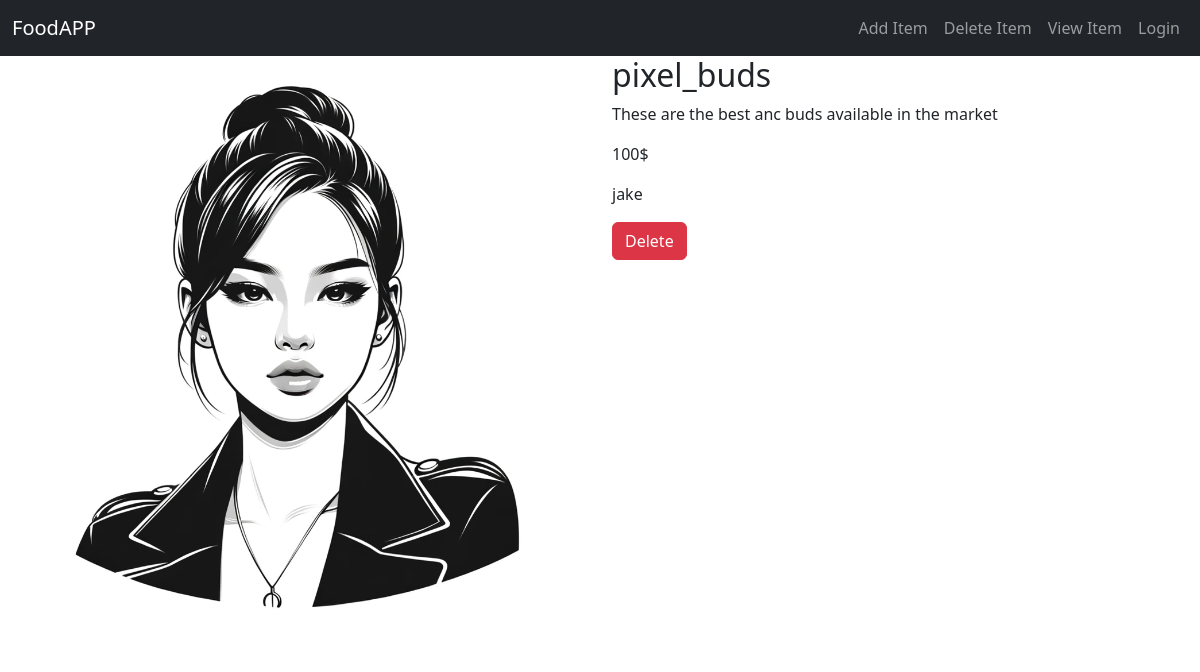
The app's page /food/3/, older data.
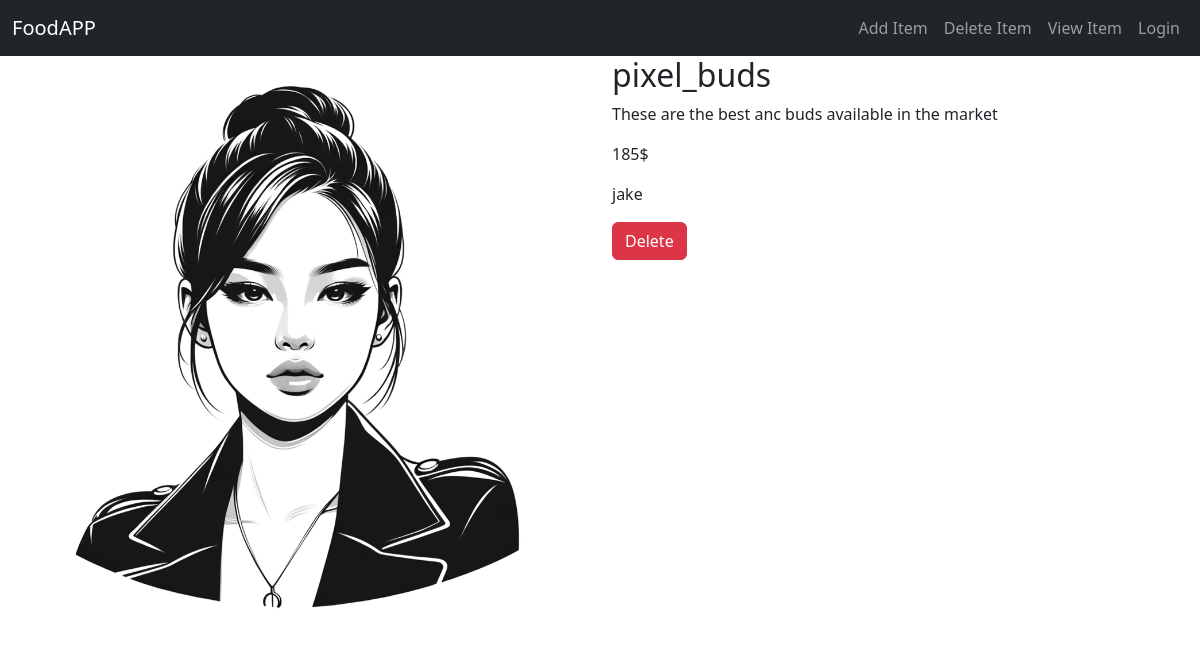
The same page, newer data.
### Food/models.py (models this page shows, shortened)
class Item(models.Model):
    user_name = models.ForeignKey(User, on_delete=models.CASCADE, default=1)
    item_name = models.CharField(max_length=100)
    item_price = models.IntegerField()
    item_desc = models.TextField()
    item_img = models.ImageField(upload_to="", default="default_image.png")

### Food/views.py (the view)
# urls.py: path("<int:Item_id>/", views.detail_view, name="detail_view"),
def detail_view(request, Item_id):
    query_set = Item.objects.get(pk=Item_id)
    context = {"Item": query_set}
    return render(request, "food/detail_view.html", context)

### Food/templates/Food/detail_view.html
{% extends 'Food/base.html' %}
{% block content %}
<div class="row">
    <div class="col-md-6">
        <img src="{{Item.item_img.url}}" alt="{{item.item_name}}" class="img-fluid w-100">
    </div>
    <div class="col-md-6">
        <h2>{{Item.item_name}}</h2>
        <p>{{Item.item_desc}}</p>
        <p>{{Item.item_price}}$</p>
        <p>{{Item.user_name.username}}</p>
        <a href="{% url 'food:delete_item' Item.id %}" class="btn btn-danger">Delete</a>
    </div>
</div>
{% endblock content %}

Row changes from the older to the newer data that the page shows:
changed Item "pixel_buds": item_price "100" → "185"
